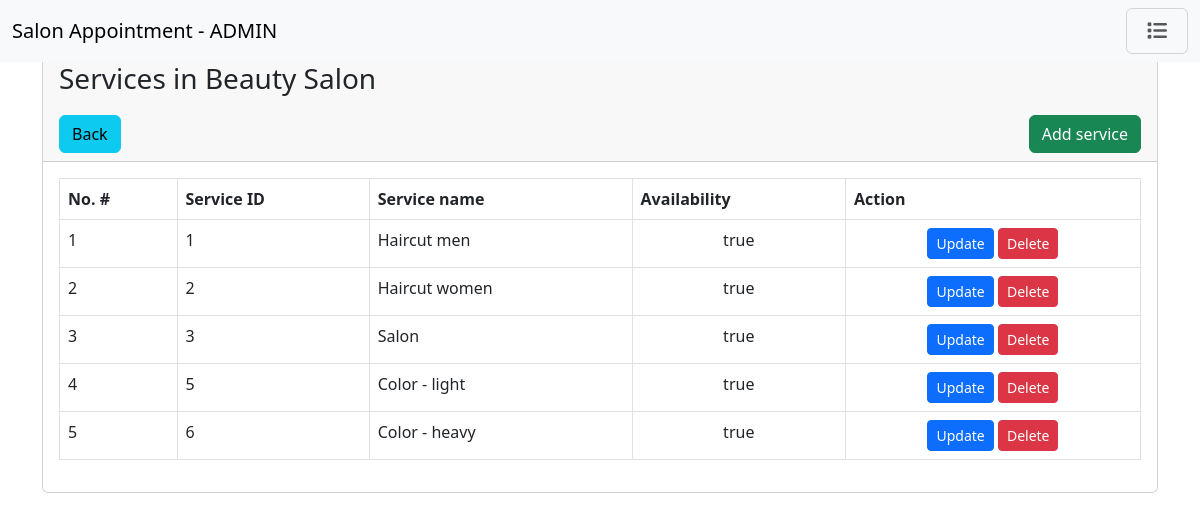
Screenshot of /admin/services.php with the database file from the repository.
### tables this page shows
CREATE TABLE `salon_services` (
  `services_id` int(11) NOT NULL,
  `service_name` text DEFAULT NULL,
  `availability` enum('true','false') DEFAULT NULL,
  `price` text NOT NULL
);

### admin/services.php (the view, shortened to what this page needs)
<?php
require '../connect/db_connect.php';
?>
<?php
  include './includes/header.php';
?>
<?php
  include './includes/nav.php';
?>
<div class="container mt-5">
  <div class="card">
    <div class="card-header">
      <p class="fs-3">Services in Beauty Salon</p>
      <a href="./dashboard.php" class="btn btn-info">Back</a>
      <a href="./add_service.php" class="btn btn-success float-end">Add service</a>
    </div>
    <div class="card-body">
      <table class="table table-bordered table-hover">
        <thead>
          <tr>
            <th>No. #</th>
            <th>Service ID</th>
            <th>Service name</th>
            <th>Availability</th>
            <th>Action</th>
          </tr>
        </thead>
        <tbody>
          <?php
            $query_select = "SELECT * FROM salon_services";
            $query_select_run = mysqli_query($conn, $query_select);
            if(mysqli_num_rows($query_select_run) > 0){
              foreach($query_select_run as $i => $services){
          ?>
          <tr>
            <td scope="row"><?php echo $i + 1 ?></td>
            <td><?= $services['services_id'] ?></td>
            <td><?= $services['service_name'] ?></td>
            <td class="text-center"><?= $services['availability'] ?></td>
            <td class="text-center">
              <a href="./update_service.php?service_id=<?php echo $services['services_id']; ?>" class="btn btn-sm btn-primary">Update</a>
              <form action="./code.php" method="POST" class="d-inline">
                <button type="submit" name="delete_service" value="<?= $services['services_id'] ?>" class="btn btn-sm btn-danger">Delete</button>
              </form>
            </td>
          </tr>
          <?php
              }
            } else{
              echo "<h5>No record found.</h5>";
            }
          ?>
        </tbody>
      </table>
    </div>
  </div>
</div>
<?php
  include './includes/footer.php';
?>

### rows the page displays
salon_services: services_id "1", service_name "Haircut men", availability "true"
salon_services: services_id "2", service_name "Haircut women", availability "true"
salon_services: services_id "3", service_name "Salon", availability "true"
salon_services: services_id "5", service_name "Color - light", availability "true"
salon_services: services_id "6", service_name "Color - heavy", availability "true"
